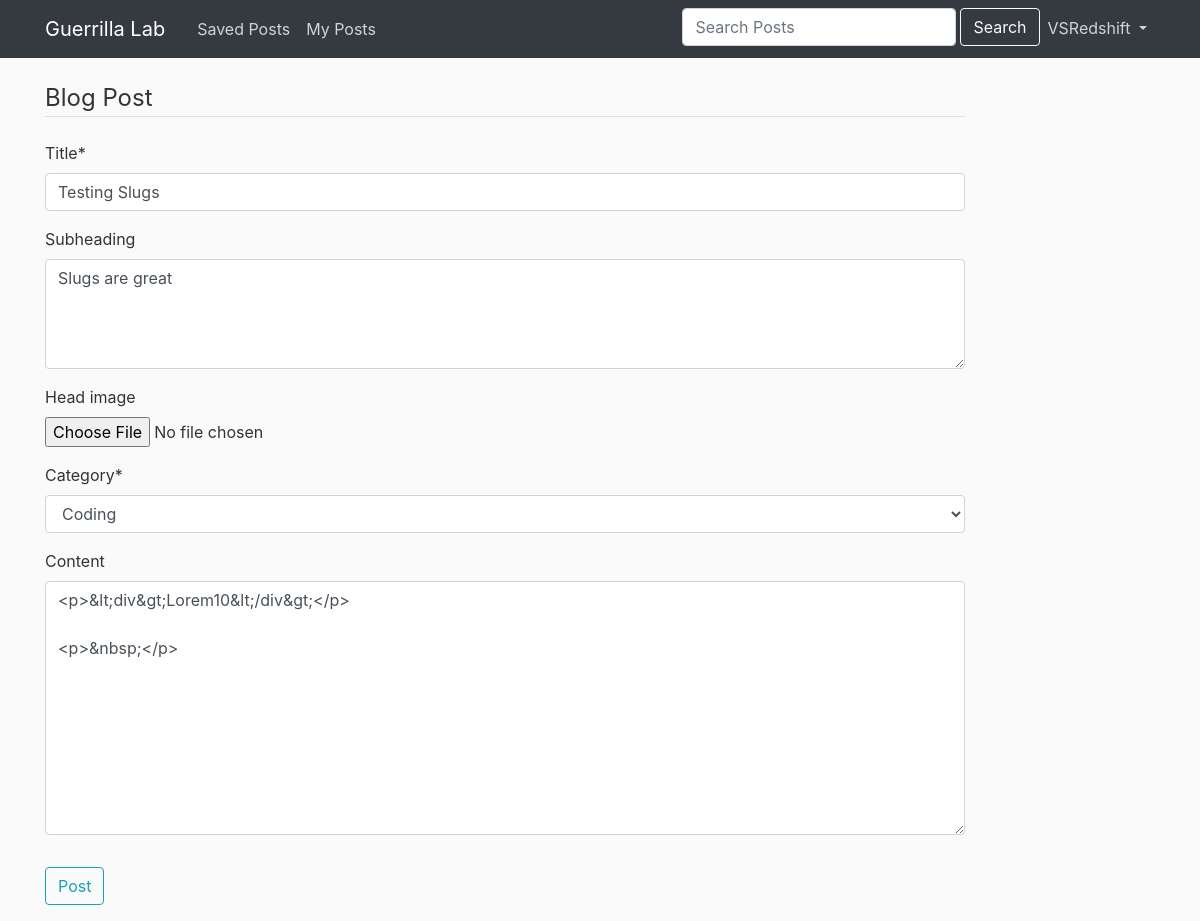
/post/42/update/ (signed in), run on the app's committed database.
### blog/models.py (models this page shows, shortened)
class Post(models.Model):
    title = models.CharField(max_length=100)
    slug = models.SlugField(max_length=255, null=False,
                            unique=True, default=title)
    content = RichTextField(blank=True, null=True)      # Rich text editor
    subheading = models.TextField(max_length=350, blank=True, default=None)
    date_posted = models.DateTimeField(default=timezone.now)
    updated = models.DateTimeField(auto_now=True, null=True)
    author = models.ForeignKey(User, on_delete=models.CASCADE)
    category = models.CharField(max_length=30, default=None)
    head_image = models.ImageField(
        blank=True, null=True, upload_to='images/')
    tags = TaggableManager(blank=True)
    likes = models.ManyToManyField(User, related_name='blog_likes')
    dislikes = models.ManyToManyField(User, related_name='blog_dislikes')

### blog/views.py (the view, shortened to what this page needs)
# urls.py: path('post/<int:pk>/update/', PostUpdateView.as_view(), name='post-update'),
class PostUpdateView(LoginRequiredMixin, UserPassesTestMixin, UpdateView):
    model = Post
    form_class = PostForm
    def test_func(self):
        post = self.get_object()
        if self.request.user == post.author:
            return True
        return False

### blog/forms.py
class PostForm(forms.ModelForm):
    class Meta:
        list_categories = Category.objects.all().values_list(
            'category_name', 'category_name')
        choices = []
        for i in range(len(list_categories)):
            choices.append(list_categories[i])
            choices.sort()
        model = Post
        fields = ('title', 'subheading', 'head_image',
                  'category', 'tags', 'content')
        widgets = {
            'title': forms.TextInput(attrs={'class': 'form-control'}),
            'subheading': forms.Textarea(attrs={'rows': 4}),
            'category': forms.Select(choices=choices, attrs={'class': 'form-control'}),
            'tags': forms.TextInput(attrs={'class': 'form-control'}),
            'content': forms.Textarea(attrs={'class': 'form-control'})
        }

### blog/templates/blog/post_form.html (shortened to what this page needs)
{% extends 'blog/base.html' %}
{% load crispy_forms_tags %}
{% block content %}
    <div class="content-secton">
        <form method="POST">
            <fieldset class="form-group">
                <legend class="border-bottom mb-4">Blog Post</legend>
                {{ form|crispy }}
            </fieldset>
            <div class="form-group">
                <button class="btn btn-outline-info" type="submit">Post</button>
            </div>
        </form>
    </div>
{% endblock content %}

### blog/templates/blog/base.html (shortened to what this page needs)
{% load static %}
<!DOCTYPE html>
<html lang="en">
    <head>
        <link rel="stylesheet" href="https://cdnjs.cloudflare.com/ajax/libs/font-awesome/5.15.3/css/all.min.css">
        <link
            rel="stylesheet"
            href="https://stackpath.bootstrapcdn.com/bootstrap/4.3.1/css/bootstrap.min.css"
        />
        <link rel="stylesheet" type="text/css" href="{% static 'blog/main.css' %}">
    </head>
    <body>
        <header class="site-header">
            <nav class="navbar navbar-expand-md navbar-dark bg-dark fixed-top">
                <div class="container">
                    <a href="{% url 'blog-home' %}" class="navbar-brand mr-4">Guerrilla Lab</a>
                    <div class="collapse navbar-collapse" id="navbarSupportedContent">
                        <ul class="navbar-nav mr-auto">
                        {% if user.is_authenticated %}
                            <li class="nav-item">
                                <a class="nav-link" href="{% url 'blog-about' %}">Saved Posts</a>
                            </li>
                        {% if user.is_staff %}
                            <li class="nav-item">
                                <a class="nav-link" href="{% url 'user-posts' user.username %}">My Posts</a>
                            </li>
                        {% endif %}
                        {% endif %}
                        </ul>
                    </div>
                    <div class="navbar-nav">
                        {% if user.is_authenticated %}
                            <form class="d-flex search-box">
                                <input class="form-control me-2" type="search" placeholder="Search Posts" aria-label="Search">
                                <button class="btn btn-outline-light ml-1 mb-1" type="submit">Search</button>
                            </form>
                            <div class="nav-item dropdown">
                                <a class="nav-link dropdown-toggle" href="/" id="navbarDropdown" role="button" data-bs-toggle="dropdown" aria-expanded="false">
                                {{ user.username }}
                                </a>
                            </div>
                        {% else %}
                            <a href="{% url 'login' %}" class="nav-link">Login</a>
                            <a href="{% url 'register' %}" class="nav-link">Register</a>
                        {% endif %}
                    </div>
                </div>
            </nav>
        </header>
        <main class="container" role="main">
            <div class="row">
            {% if view.template_name != 'blog/home.html' %}
                <div class="col-md-10">
            {% else %}
                <div class="col-md-8">
            {% endif %}
                    {% block content %} {% endblock %}
                </div>
            </div>
        </main>
    </body>
</html>

### blog/static/blog/main.css (style rules this page uses)
:root { --primary-color: #111; --secondary-color: #f4f4f4; --tertiary-color: #333; }
body { background: #fafafa; color: #333333; margin-top: 5rem; }
ul { margin: 0; }
.site-header .navbar-nav .nav-link { color: #cbd5db; }

### data on the page
Post: title "Testing Slugs", subheading "Slugs are great", category "Coding", content "<p>&lt;div&gt;Lorem10&lt;/div&gt;</p> <p>&nbsp;</p>"

### other printed values
{{ user.username }} "VSRedshift"
